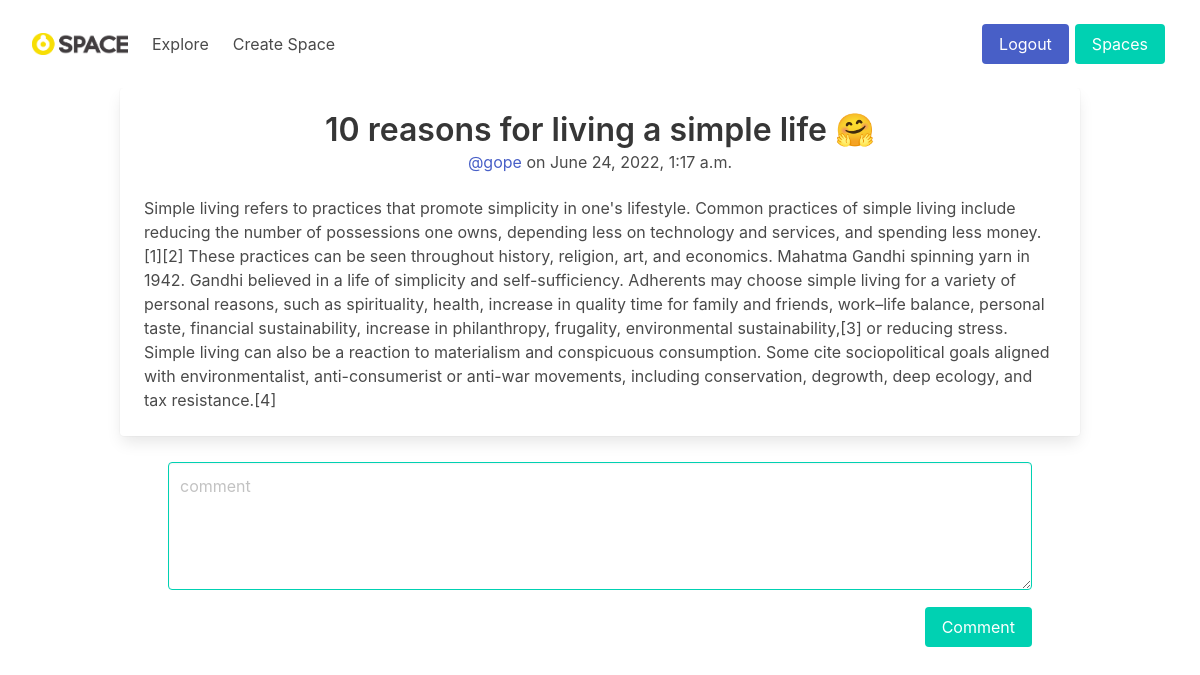
The page /space/holiday/singlePost/2/ (signed in) on the database its author committed.
### spaces/models.py (models this page shows, shortened)
class Posts(models.Model):
    Space = models.ForeignKey(space, on_delete=models.CASCADE)
    Title = models.CharField(max_length=300)
    Content = models.TextField()
    user = models.ForeignKey(User, on_delete=models.CASCADE)
    username = models.CharField(max_length=255)
    published_on = models.DateTimeField(default=datetime.now())
    class Meta:
        ordering = ("-published_on",)

### spaces/views.py (the view)
@login_required
def SinglePost(request, slug, pk):
    spaceval = space.objects.filter(slug=slug, owner=request.user.id)
    spaceid = -1
    if(len(spaceval) == 0):
        spaceval = get_object_or_404(
            subscription, slug=slug, user=request.user.id)
        spaceid = spaceval.space_id
    else:
        spaceid = spaceval[0].id
    Post = get_object_or_404(Posts, id=pk, Space=spaceid)
    Comments = Comment.objects.filter(Post=pk, Space=spaceid)
    if request.method == "POST":
        form = CommentForm(request.POST)
        if form.is_valid():
            comm = form.save()
            return HttpResponseRedirect(f'/space/{slug}/singlePost/{pk}/')
        else:
            print('asdasd')
            print(form.errors)
    else:
        form = CommentForm()
    return render(request, 'space/singlePost.html', {'Post': Post, 'Comments': Comments, 'form': form, 'space': spaceid})

### spaces/form.py
class CommentForm(ModelForm):
    class Meta:
        model = Comment
        fields = ["comment", "user", "username", "Space", "Post"]

### spaces/templates/space/singlePost.html (shortened to what this page needs)
{% extends 'core/base.html' %}
{% block content %}
<div class="container ">
    <div style="margin:auto;max-width: fit-content;margin-bottom:-2ch;">
        <div class="card article">
            <div class="card-content">
                <div class="media">
                    <div class="media-content has-text-centered">
                        <p class="title article-title">{{Post.Title}}</p>
                        <p class="subtitle is-6 article-subtitle">
                            <a href="#">@{{Post.username}}</a> on {{Post.published_on}}
                        </p>
                    </div>
                </div>
                <div class="content article-body">
                    <p>
                        {{Post.Content}}
                    </p>
                </div>
            </div>
        </div>
        <div style="max-width: 90%;margin:auto">
            <form method="post" style="margin-top: 3%;" action=".">
                <textarea class="textarea is-primary" placeholder="comment" name="comment"></textarea>
                <div style="max-width:fit-content;margin-top: 2%;margin-left: auto;">
                    <button class="button is-primary">Comment</button>
                </div>
            </form>
        </div>
    </div>
</div>
{% endblock %}

### rows shown on the page
Posts: Title "10 reasons for living a simple life 🤗", username "gope", published_on "June 24, 2022, 1:17 a.m.", Content "Simple living refers to practices that promote simplicity in one's lifestyle. Common practices of simple living include reducing the number of possessions one owns, depending less on technology and services, and spending less money.[1][2] These practices can be seen throughout history, religion, art, and economics. Mahatma Gandhi spinning yarn in 1942. Gandhi believed in a life of simplicity and self-sufficiency. Adherents may choose simple living for a variety of personal reasons, such as spirituality, health, increase in quality time for family and friends, work–life balance, personal taste, financial sustainability, increase in philanthropy, frugality, environmental sustainability,[3] or…"
